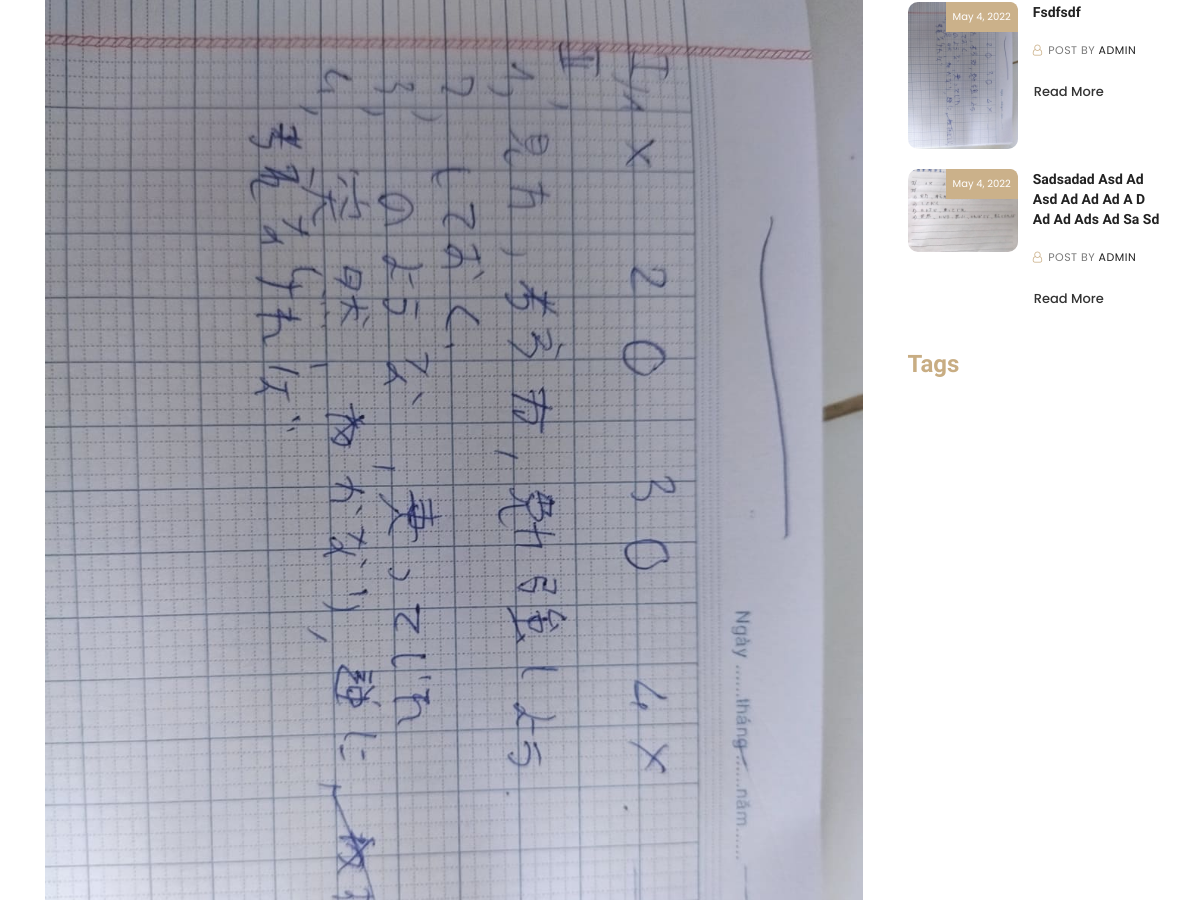
/blog_details/1 (middle part), run on an earlier commit of the app's database.
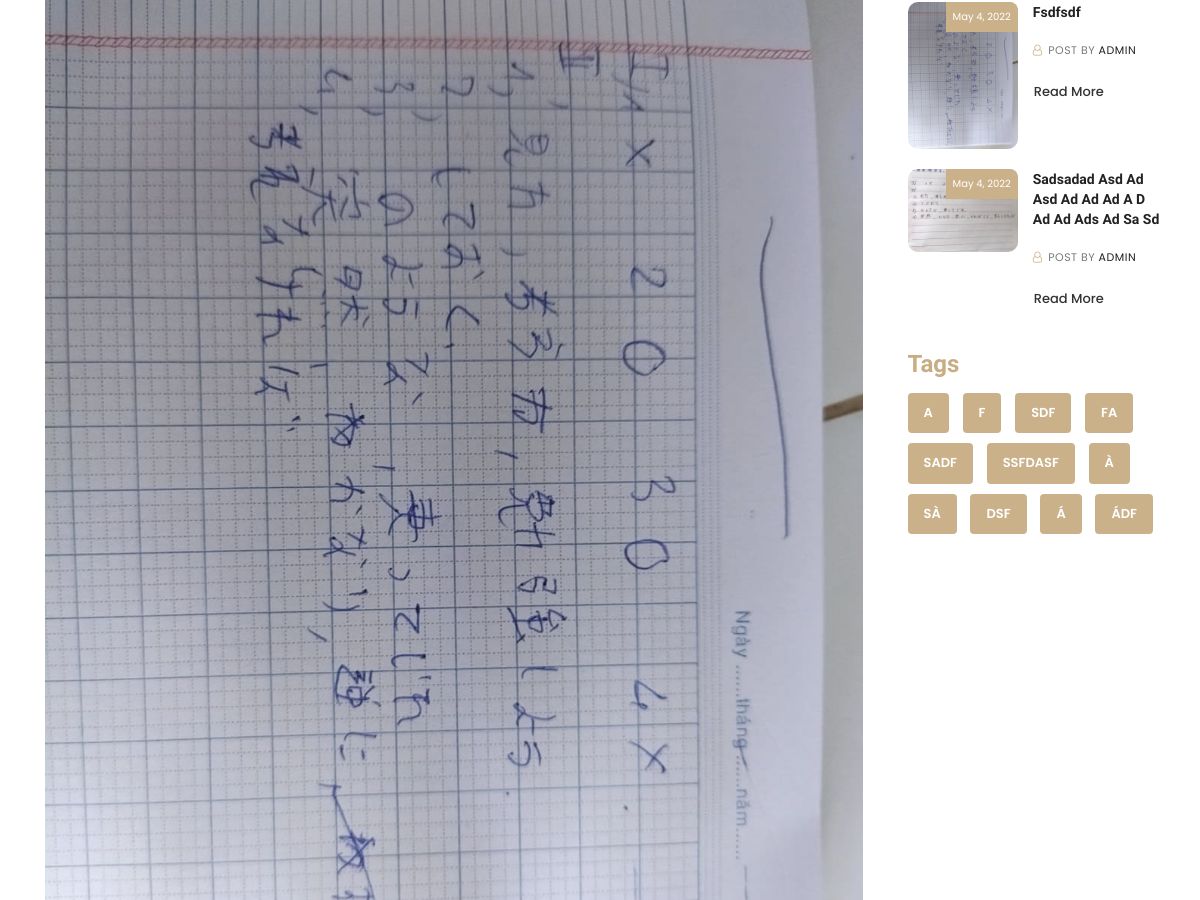
And on a later commit of the database.
### store/models.py (models this page shows, shortened)
class Blog(models.Model):
    title = models.CharField( max_length=100, null= True)
    description = models.TextField( null= True)
    short_description = models.CharField( max_length=300, null= True)
    image = models.ImageField(null=True, blank = True)
    time = models.DateTimeField(null= True)
    tags = TaggableManager()
    @property
    def imageURL(self):
        try:
            url = self.image.url
        except:
            url = ''
        return url

### store/views.py (the view)
# urls.py: path('blog_details/<int:pk>', views.blog_details, name="blog_details"),
def blog_details(request, pk):
	products = Product.objects.order_by("id")[:7]
	blogs = Blog.objects.order_by("id")[:4]
	blog = Blog.objects.get(id=pk)
	if request.method == 'POST':
		description = request.POST.get('comment')
		Blog_comment.objects.create( user=request.user, description = description, blog = blog)
		return HttpResponseRedirect(request.META.get('HTTP_REFERER'))
	if request.user.is_authenticated:
		customer = request.user.customer
		order, created = Order.objects.get_or_create(customer= customer, complete = False)
		cartItems = order.get_cart_items
	else:
		try:
			cart = json.loads(request.COOKIES['cart'])
		except:
			cart={}
		cartItems = 0
		for i in cart:
			cartItems += cart[i]["quantity"]
	context = {'products': products, 'cartItems': cartItems, 'total':0, 'blog': blog, 'blogs':blogs}
	return render(request, 'store/blog_details.html', context)

### store/templates/store/blog_details.html (shortened to what this page needs)
{% extends 'store/main.html' %}
{% load static %}
{% block content %}
<div id="content" class="blog_page blog_details">
	<div id="blogs" class="blog_section">
		<div class="container-fluid">
			<div class="row">
				<div class="col-sm-9">
					<div class="eb_left">
						<div class="col-sm-12">
							<div class="blog_inner_matter">
								<div class="image">
									<a href=""><img src="{{blog.imageURL}}" class="wow fadeInDown animated"></a>
								</div>
								</div>
						</div>
							</div>
						</div>
						<div class="col-sm-3">
							<div class="eb_right">
								<div id="sidebar_blog" class="sidebar_blog blog_margin">
									<div class="row">
										{%for blog in blogs%}
										<div class="col-sm-12">
											<div class="blog_inner_matter">
												<div class="image">
													<a href="{%url 'blog_details' blog.id %}"><img src="{{blog.imageURL}}" class="wow fadeInDown animated"></a>
													<div class="blog_date  wow fadeInDown animated">
														<span>{{blog.time.date}}<span>
													</div>
												</div>
												<div class="blog_text_matter">
												<h3 class="wow fadeInDown animated"><a href="{%url 'blog_details' blog.id %}">{{blog.title}}</a></h3>
													<div class="admin_and_comments wow fadeInDown animated">
														<span class="blog_admin"><span><i class="fa fa-user-o"></i> Post By</span> <span><a href="">Admin</a></span></span>
													</div>
													<a href="{%url 'blog_details' blog.id %}" class="btn wow fadeInDown animated" >Read More</a>
												</div>
											</div>
										</div>
										{%endfor%}
									</div>
								</div>
								<div id="tags" class="tags blog_margin">
									<h3 class="wow fadeInDown animated">Tags</h3>
									<ul class="big_tags wow fadeInDown animated">
										{% for tag in blog.tags.all %}
										<li><a class="tag btn" href="#">{{tag.name}}</a></li>
									{% endfor %}
									</ul>
								</div>
							</div>
						</div>
			</div>
		</div>
	</div>
</div>
{% endblock content %}

What changed in the data, as far as the page shows it:
added Tag: name "A"
added Tag: name "F"
added Tag: name "SDF"
added Tag: name "FA"
added Tag: name "SADF"
added Tag: name "SSFDASF"
added Tag: name "À"
added Tag: name "SÀ"
added Tag: name "DSF"
added Tag: name "Á"
added Tag: name "ÁDF"
